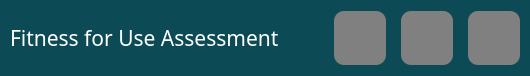
     <widget class="QFrame" name="frame">
      <property name="sizePolicy">
       <sizepolicy hsizetype="Preferred" vsizetype="Fixed">
        <horstretch>0</horstretch>
        <verstretch>0</verstretch>
       </sizepolicy>
      </property>
      <property name="maximumSize">
       <size>
        <width>16777215</width>
        <height>65</height>
       </size>
      </property>
      <property name="styleSheet">
       <string notr="true">background:rgb(12, 75, 85)
</string>
      </property>
      <property name="frameShape">
       <enum>QFrame::NoFrame</enum>
      </property>
      <property name="frameShadow">
       <enum>QFrame::Raised</enum>
      </property>
      <layout class="QHBoxLayout" name="horizontalLayout" stretch="0,1,0,0,0">
       <property name="spacing">
        <number>15</number>
       </property>
       <property name="leftMargin">
        <number>10</number>
       </property>
       <property name="rightMargin">
        <number>10</number>
       </property>
       <item>
        <widget class="QLabel" name="label">
         <property name="font">
          <font>
           <family>Nirmala UI Semilight</family>
           <pointsize>16</pointsize>
           <weight>50</weight>
           <bold>false</bold>
          </font>
         </property>
         <property name="styleSheet">
          <string notr="true">color:white
</string>
         </property>
         <property name="text">
          <string>Fitness for Use Assessment</string>
         </property>
        </widget>
       </item>
       <item>
        <spacer name="horizontalSpacer">
         <property name="orientation">
          <enum>Qt::Horizontal</enum>
         </property>
         <property name="sizeHint" stdset="0">
          <size>
           <width>40</width>
           <height>20</height>
          </size>
         </property>
        </spacer>
       </item>
       <item>
        <widget class="QPushButton" name="pb_minimize">
         <property name="sizePolicy">
          <sizepolicy hsizetype="Fixed" vsizetype="Fixed">
           <horstretch>0</horstretch>
           <verstretch>0</verstretch>
          </sizepolicy>
         </property>
         <property name="cursor">
          <cursorShape>PointingHandCursor</cursorShape>
         </property>
         <property name="styleSheet">
          <string notr="true">background:gray;border-radius:10px;
border:none;padding:20px 10px;</string>
         </property>
         <property name="text">
          <string/>
         </property>
         <property name="icon">
          <iconset>
           <normaloff>../Images/minimize-white.png</normaloff>../Images/minimize-white.png</iconset>
         </property>
         <property name="iconSize">
          <size>
           <width>20</width>
           <height>24</height>
          </size>
         </property>
        </widget>
       </item>
       <item>
        <widget class="QPushButton" name="pb_minimize_2">
         <property name="sizePolicy">
          <sizepolicy hsizetype="Fixed" vsizetype="Fixed">
           <horstretch>0</horstretch>
           <verstretch>0</verstretch>
          </sizepolicy>
         </property>
         <property name="cursor">
          <cursorShape>PointingHandCursor</cursorShape>
         </property>
         <property name="styleSheet">
          <string notr="true">background:gray;border-radius:10px;
border:none;padding:20px 10px;</string>
         </property>
         <property name="text">
          <string/>
         </property>
         <property name="icon">
          <iconset>
           <normaloff>../Images/maximize-white.png</normaloff>../Images/maximize-white.png</iconset>
         </property>
         <property name="iconSize">
          <size>
           <width>20</width>
           <height>24</height>
          </size>
         </property>
        </widget>
       </item>
       <item>
        <widget class="QPushButton" name="pb_minimize_3">
         <property name="sizePolicy">
          <sizepolicy hsizetype="Fixed" vsizetype="Fixed">
           <horstretch>0</horstretch>
           <verstretch>0</verstretch>
          </sizepolicy>
         </property>
         <property name="cursor">
          <cursorShape>PointingHandCursor</cursorShape>
         </property>
         <property name="styleSheet">
          <string notr="true">background:gray;border-radius:10px;
border:none;padding:20px 10px;</string>
         </property>
         <property name="text">
          <string/>
         </property>
         <property name="icon">
          <iconset>
           <normaloff>../Images/close-white.png</normaloff>../Images/close-white.png</iconset>
         </property>
         <property name="iconSize">
          <size>
           <width>20</width>
           <height>24</height>
          </size>
         </property>
        </widget>
       </item>
      </layout>
     </widget>
